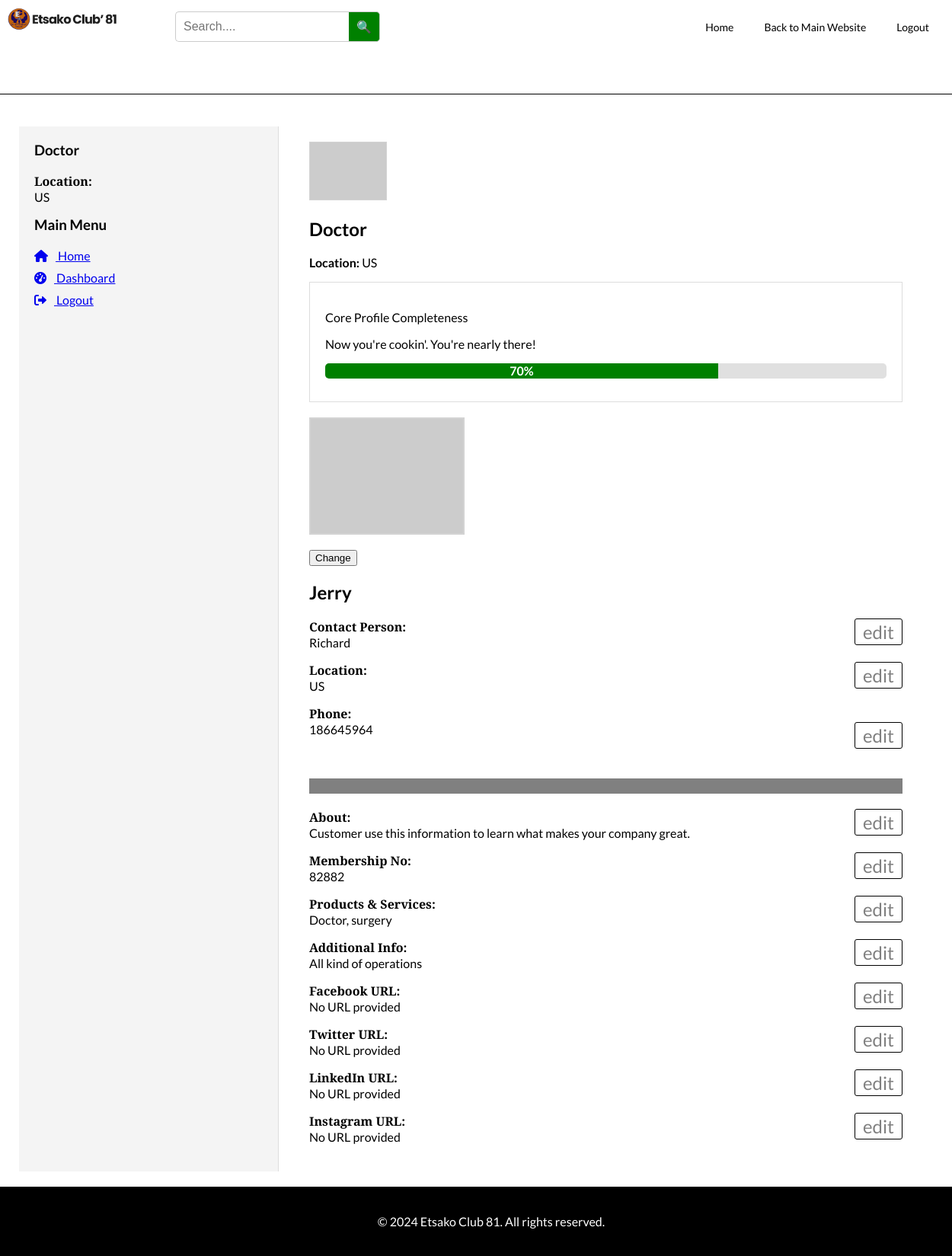
Page /dashboard.php (signed in) on the committed database.
### tables this page shows
CREATE TABLE `members` (
  `id` int(11) NOT NULL,
  `first_name` varchar(50) NOT NULL,
  `last_name` varchar(50) NOT NULL,
  `club_affiliation` varchar(50) NOT NULL,
  `membership_no` varchar(50) NOT NULL,
  `company_name` varchar(100) NOT NULL,
  `business_type` varchar(100) NOT NULL,
  `business_phone_no` varchar(20) NOT NULL,
  `email` varchar(100) NOT NULL,
  `facebook_url` varchar(255) DEFAULT NULL,
  `twitter_url` varchar(255) DEFAULT NULL,
  `linkedin_url` varchar(255) DEFAULT NULL,
  `physical_address` text NOT NULL,
  `contact_person` varchar(50) NOT NULL,
  `products_services` text NOT NULL,
  `additional_info` text DEFAULT NULL,
  `username` varchar(50) NOT NULL,
  `password` varchar(255) NOT NULL,
  `instagram_url` varchar(255) DEFAULT NULL,
  `registration_date` date DEFAULT NULL,
  `image_path` varchar(255) DEFAULT NULL,
  `about` text DEFAULT NULL,
  `created_at` timestamp NOT NULL DEFAULT current_timestamp(),
  `reset_token` varchar(255) DEFAULT NULL,
  `reset_requested_at` datetime DEFAULT NULL
);

### includes/dashboard_logic.php (called while the page is built, shortened)
<?php
include 'db.php';
$membership_no = $_SESSION['membership_no'];
if ($membership_no) {
    $query = "SELECT * FROM members WHERE membership_no = ?";
    $stmt = $conn->prepare($query);
    $stmt->bind_param("s", $membership_no);
    if ($stmt->execute()) {
        $result = $stmt->get_result();
        $business = $result->fetch_assoc();
    } else {
        echo "Error: " . $stmt->error;
    }
} else {
    $business = null;
    echo 'No membership number provided.';
}
?>

### dashboard.php (the view, shortened to what this page needs)
<?php include 'includes/dashboard_logic.php'; ?>
<!DOCTYPE html>
<html lang="en">
<head>
    <link rel="stylesheet" href="https://cdnjs.cloudflare.com/ajax/libs/font-awesome/6.0.0-beta3/css/all.min.css">
    <link rel="stylesheet" href="assets/css/dashboard.css">
</head>
<body>
    <?php include 'includes/header.php'; ?>
    <div class="subheader"></div>
    <div class="content-wrapper">
        <div class="sidebar">
            <h3><?php echo htmlspecialchars($business['business_type']); ?></h3>
            <p><strong class="highlight">Location:</strong><br><?php echo htmlspecialchars($business['physical_address']); ?></p>
            <h3>Main Menu</h3>
            <div class="main-menu">
                <ul>
                    <li><a href="https://directory.etsakoclub81.org"><i class="fas fa-home"></i> Home</a></li>
                    <li><a href="https://directory.etsakoclub81.org/dashboard.php"><i class="fas fa-tachometer-alt"></i> Dashboard</a></li>
                    <li><a href="logout.php"><i class="fas fa-sign-out-alt"></i> Logout</a></li>
                </ul>
            </div>
        </div>
        <div class="content">
        <?php
        $image_src = isset($business['image_path']) ? $business['image_path'] : 'https://via.placeholder.com/200x150.png?text=Business+Image';
        $image_src .= '?' . time();
        ?>
            <img src="<?php echo $image_src; ?>" alt="Business Image" id="business-image" style="max-width: 100px; max-height: 150px; border: 1px solid lightgrey;">
            <h2><?php echo htmlspecialchars($business['business_type']); ?></h2>
            <p><strong>Location:</strong> <?php echo htmlspecialchars($business['physical_address']); ?></p>
            <?php if ($business): ?>
            <div class="profile-box">
                <p>Core Profile Completeness</p>
                <p>Now you're cookin'. You're nearly there!</p>
                <div class="progress-bar">
                    <span class="progress-bar-fill"></span>
                </div>
            </div>
            <div class="row">
                <div class="column">
                    <img src="<?php echo $image_src; ?>" alt="Business Image" id="business-image" style="max-width: 200px; max-height: 150px; border: 2px solid lightgrey;">
                    <br>
                    <button onclick="document.getElementById('image-upload').click()">Change</button>
                </div>
                <div class="column">
                    <h2><?php echo htmlspecialchars($business['first_name']); ?></h2>
                    <p>
                        <strong class="highlight">Contact Person:</strong><span class="edit-link" onclick="editField('contact_person')">edit</span><br>
                        <span data-field="contact_person"><?php echo htmlspecialchars($business['contact_person']); ?></span>
                    </p>
                    <p>
                        <strong class="highlight">Location:</strong><span class="edit-link" onclick="editField('physical_address')">edit</span><br>
                        <span data-field="physical_address"><?php echo htmlspecialchars($business['physical_address']); ?></span>
                    </p>
                    <div id="phone-details">
                        <p>
                            <strong class="highlight">Phone:</strong><br>
                            <span data-field="business_phone_no"><?php echo htmlspecialchars($business['business_phone_no']); ?></span>
                            <span class="edit-link" onclick="editField('business_phone_no')">edit</span>
                        </p>
                    </div>
                    <br>
                    <div class="divider"></div>
                    <div>
                        <p>
                            <strong class="highlight">About:</strong><span class="edit-link" onclick="editField('about')">edit</span><br>
                            <span data-field="about"><?php echo htmlspecialchars($business['about'] ?? 'Customer use this information to learn what makes your company great.'); ?></span>
                        </p>
                        <p>
                            <strong class="highlight">Membership No:</strong><span class="edit-link" onclick="editField('membership_no')">edit</span><br>
                            <span data-field="membership_no"><?php echo htmlspecialchars($business['membership_no'] ?? 'Not available'); ?></span>
                        </p>
                        <p>
                            <strong class="highlight">Products & Services:</strong><span class="edit-link" onclick="editField('products_services')">edit</span><br>
                            <span data-field="products_services"><?php echo htmlspecialchars($business['products_services'] ?? 'Not specified'); ?></span>
                        </p>
                        <p>
                            <strong class="highlight">Additional Info:</strong><span class="edit-link" onclick="editField('additional_info')">edit</span><br>
                            <span data-field="additional_info"><?php echo htmlspecialchars($business['additional_info'] ?? 'No additional information available'); ?></span>
                        </p>
                        <p>
                            <strong class="highlight">Facebook URL:</strong><span class="edit-link" onclick="editField('facebook_url')">edit</span><br>
                            <span data-field="facebook_url"><?php echo htmlspecialchars($business['facebook_url'] ?? 'No URL provided'); ?></span>
                        </p>
                        <p>
                            <strong class="highlight">Twitter URL:</strong><span class="edit-link" onclick="editField('twitter_url')">edit</span><br>
                            <span data-field="twitter_url"><?php echo htmlspecialchars($business['twitter_url'] ?? 'No URL provided'); ?></span>
                        </p>
                        <p>
                            <strong class="highlight">LinkedIn URL:</strong><span class="edit-link" onclick="editField('linkedin_url')">edit</span><br>
                            <span data-field="linkedin_url"><?php echo htmlspecialchars($business['linkedin_url'] ?? 'No URL provided'); ?></span>
                        </p>
                        <p>
                            <strong class="highlight">Instagram URL:</strong><span class="edit-link" onclick="editField('instagram_url')">edit</span><br>
                            <span data-field="instagram_url"><?php echo htmlspecialchars($business['instagram_url'] ?? 'No URL provided'); ?></span>
                        </p>
                    </div>
                </div>
            </div>
            <?php else: ?>
            <p>No business details found for the specified type.</p>
            <?php endif; ?>
        </div>
    </div>
    <?php include 'includes/footer.php'; ?>
</body>
</html>

### assets/css/dashboard.css (style rules this page uses)
body { font-family: 'Lato', Arial, sans-serif; margin: 0; padding: 0; background-color: white; display: flex; flex-direction: column; min-height: 100vh; overflow-x: hidden; }
.subheader { background-color: white; color: #333; padding: 11px 17px; text-align: left; font-size: 17px; border-top: 1px solid black; width: 100%; margin-top: 5px; }
.content-wrapper { display: flex; width: 100%; max-width: 1200px; margin: 20px auto; flex: 1; overflow-x: hidden; }
.column img { max-width: 50%; max-height: 150px; height: auto; display: block; margin-left: 0; object-fit: cover; }
.sidebar { width: 25%; padding: 20px; background-color: #f4f4f4; border-right: 1px solid #ddd; }
.sidebar h3 { margin-top: 0; }
.main-menu { margin-top: 20px; }
.main-menu ul { list-style: none; padding: 0; }
.main-menu ul li { margin-bottom: 10px; }
.main-menu ul li i { margin-right: 10px; }
.content { padding: 20px; flex: 1; margin: 0 20px; background-color: white; }
.profile-box { background-color: white; padding: 20px; border: 1px solid #ddd; margin-bottom: 20px; }
.progress-bar { width: 100%; background-color: #e0e0e0; border-radius: 5px; overflow: hidden; margin: 10px 0; }
.progress-bar-fill { display: block; height: 20px; width: 0; background-color: green; transition: width 0.3s ease-in-out; text-align: center; color: white; line-height: 20px; font-weight: bold; }
.highlight { font-family: 'PT Serif', serif; font-size: 1.0em; }
.edit-link { float: right; color: grey; cursor: pointer; text-decoration: none; border: 1px solid black; padding: 2px 10px; border-radius: 3px; margin-left: 10px; font-size: 1.5em; }
.divider { width: 100%; height: 1px; background-color: grey; margin: 20px 0; }
.divider { height: 20px; background-color: grey; margin: 20px 0; }

### rows in the picture
members: business_type "Doctor", physical_address "US", first_name "Jerry", contact_person "Richard", business_phone_no "186645964", about "Customer use this information to learn what makes your company great.", membership_no "82882", products_services "Doctor, surgery", additional_info "All kind of operations", facebook_url "No URL provided", twitter_url "No URL provided", linkedin_url "No URL provided", instagram_url "No URL provided"
